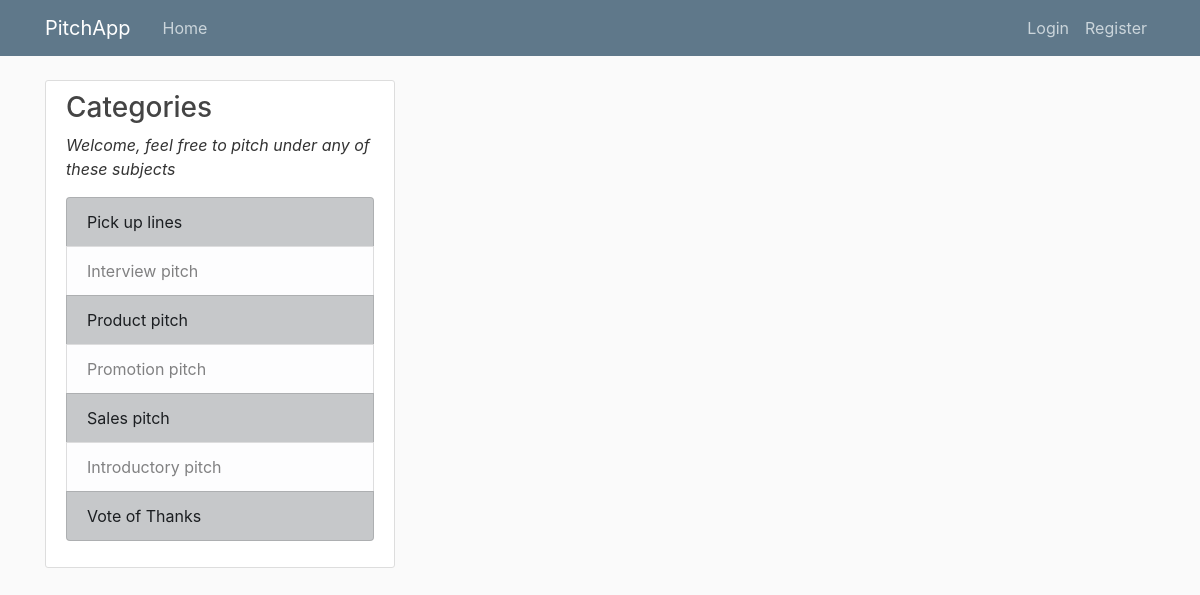
Page /home on the earlier database version.
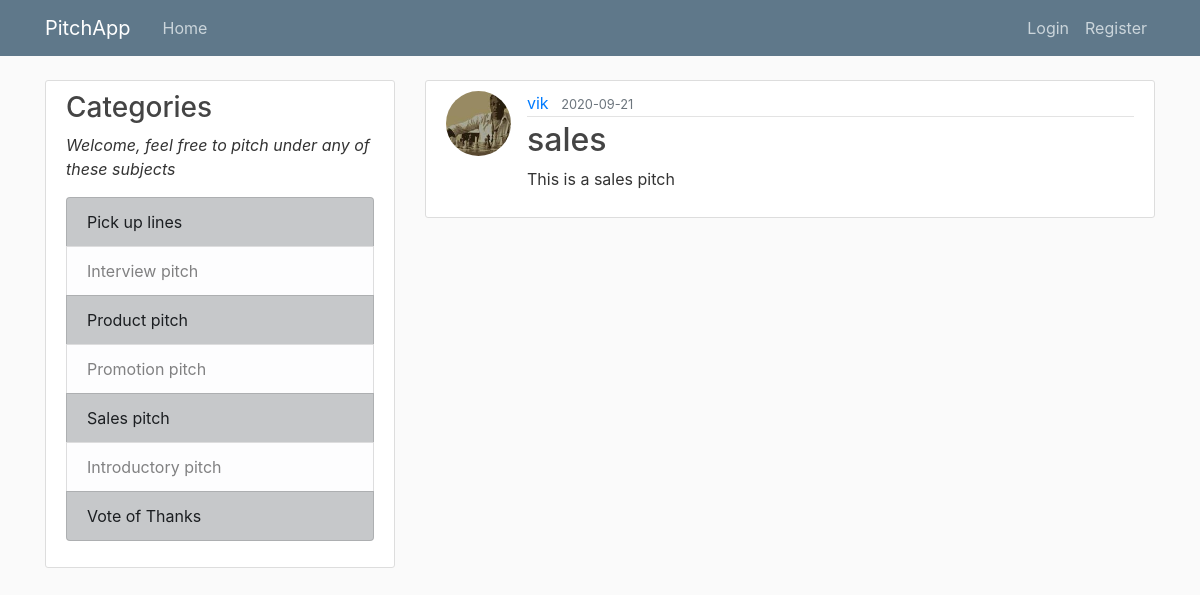
Same page on the later database version.
### pitch/models.py (models this page shows, shortened)
class Pitch(db.Model):
    id = db.Column(db.Integer, primary_key=True)
    title = db.Column(db.String(100), nullable=False)
    date_posted = db.Column(db.DateTime, nullable=False, default=datetime.utcnow)
    content = db.Column(db.Text, nullable=False)
    user_id = db.Column(db.Integer, db.ForeignKey('user.id'), nullable=False)

class User(db.Model, UserMixin):
    id = db.Column(db.Integer, primary_key=True)
    username = db.Column(db.String(20), unique=True, nullable=False)
    email = db.Column(db.String(120), unique=True, nullable=False)
    image_file = db.Column(db.String(20), nullable=False, default='default.jpg')
    password = db.Column(db.String(60), nullable=False)
    posts = db.relationship('Pitch', backref='author', lazy=True)

### pitch/routes.py (the view)
@app.route("/")
@app.route("/home")
def home():
    posts = Pitch.query.all()
    return render_template('home.html', posts=posts)

### pitch/templates/home.html
{% extends "layout.html" %}
{% block content %}
    {% for post in posts %}
        <article class="media content-section">
          <img class="rounded-circle article-img" src="{{ url_for('static', filename='profile_pics/' + post.author.image_file) }}">
          <div class="media-body">
            <div class="article-metadata">
              <a class="mr-2" href="#">{{ post.author.username }}</a>
              <small class="text-muted">{{ post.date_posted.strftime('%Y-%m-%d') }}</small>
            </div>
            <h2><a class="article-title" href="{{ url_for('post', post_id=post.id) }}">{{ post.title }}</a></h2>
            <p class="article-content">{{ post.content }}</p>
          </div>
        </article>
    {% endfor %}
{% endblock content %}

### pitch/templates/layout.html (shortened to what this page needs)
<!DOCTYPE html>
<html>
<head>
    <link rel="stylesheet" href="https://maxcdn.bootstrapcdn.com/bootstrap/4.0.0/css/bootstrap.min.css">
    <link rel="stylesheet" type="text/css" href="{{ url_for('static', filename='main.css') }}">
</head>
<body>
    <header class="site-header">
      <nav class="navbar navbar-expand-md navbar-dark bg-steel fixed-top">
        <div class="container">
          <a class="navbar-brand mr-4" href="/">PitchApp</a>
          <div class="collapse navbar-collapse" id="navbarToggle">
            <div class="navbar-nav mr-auto">
              <a class="nav-item nav-link" href="{{ url_for('home') }}">Home</a>
            </div>
            <div class="navbar-nav">
              {% if current_user.is_authenticated %}
                <a class="nav-item nav-link" href="{{ url_for('new_post') }}">New Pitch</a>
                <a class="nav-item nav-link" href="{{ url_for('account') }}">Profile</a>
                <a class="nav-item nav-link" href="{{ url_for('logout') }}">Logout</a>
              {% else %}
                <a class="nav-item nav-link" href="{{ url_for('login') }}">Login</a>
                <a class="nav-item nav-link" href="{{ url_for('register') }}">Register</a>
              {% endif %}
            </div>
          </div>
        </div>
      </nav>
    </header>
    <main role="main" class="container">
      <div class="row">
        <div class="col-md-4">
          <div class="content-section">
            <h3>Categories</h3>
            <p><i>Welcome, feel free to pitch under any of these subjects</i>
              <ul class="list-group">
                <li class="list-group-item list-group-item-dark">Pick up lines</li>
                <li class="list-group-item list-group-item-light">Interview pitch</li>
                <li class="list-group-item list-group-item-dark">Product pitch</li>
                <li class="list-group-item list-group-item-light">Promotion pitch</li>
                <li class="list-group-item list-group-item-dark">Sales pitch</li>
                <li class="list-group-item list-group-item-light">Introductory pitch</li>
                <li class="list-group-item list-group-item-dark">Vote of Thanks</li>
              </ul>
            </p>
          </div>
        </div>
        <div class="col-md-8">
          {% block content %}{% endblock %}
        </div>
      </div>
    </main>
</body>
</html>

### pitch/static/main.css (style rules this page uses)
body { background: #fafafa; color: #333333; margin-top: 5rem; }
h1, h2, h3, h4, h5, h6 { color: #444444; }
.bg-steel { background-color: #5f788a; }
.site-header .navbar-nav .nav-link { color: #cbd5db; }
.content-section { background: #ffffff; padding: 10px 20px; border: 1px solid #dddddd; border-radius: 3px; margin-bottom: 20px; }
.article-title { color: #444444; }
.article-content { white-space: pre-line; }
.article-img { height: 65px; width: 65px; margin-right: 16px; }
.article-metadata { padding-bottom: 1px; margin-bottom: 4px; border-bottom: 1px solid #e3e3e3 }

Differences in the rows shown:
added Pitch: image_file (picture), author.username "vik", date_posted "2020-09-21", title "sales", content "This is a sales pitch"
